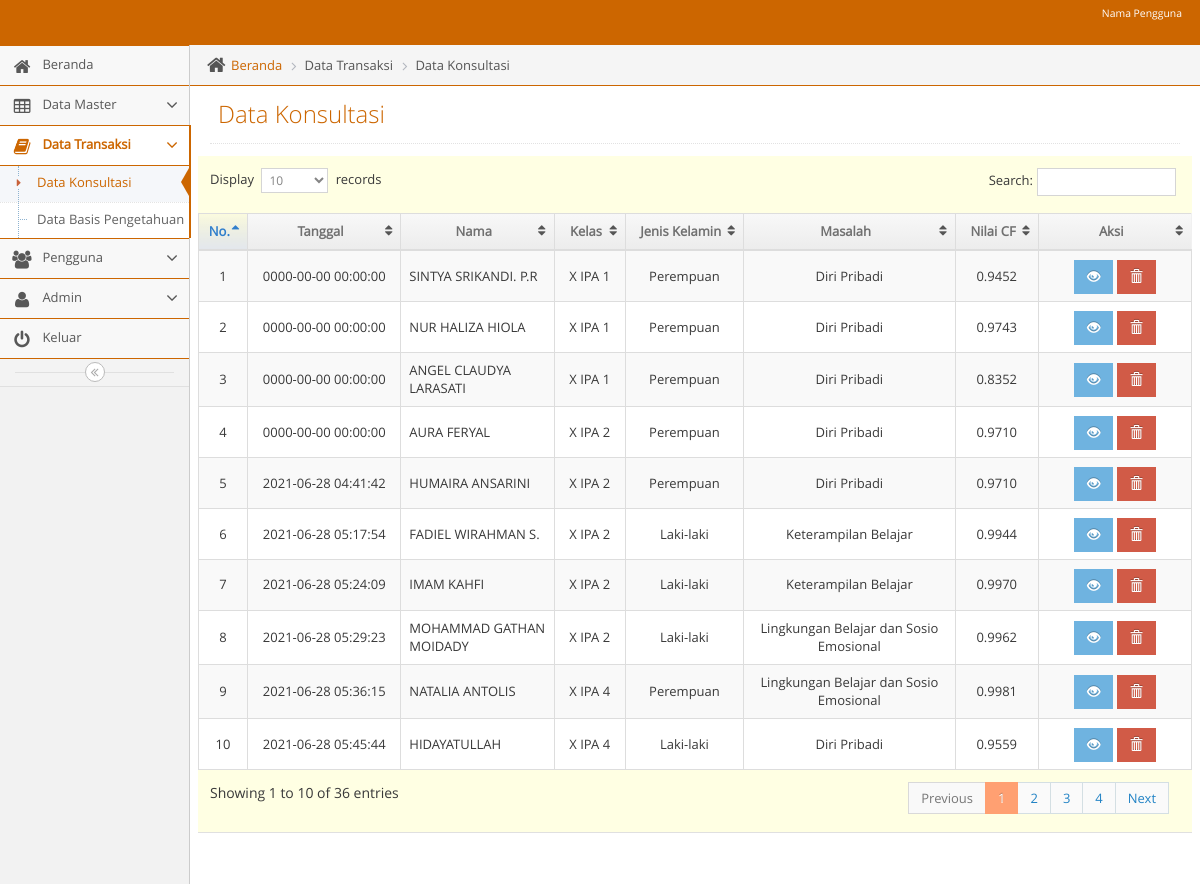
The page /admin/adminmainapp.php?unit=konsultasi_unit&act=datagrid (signed in) on the database its author committed.
### tables this page shows
CREATE TABLE `t_hasil` (
  `kode_hasil` int(11) NOT NULL,
  `bidang_masalah` text NOT NULL,
  `item_masalah` text NOT NULL,
  `nilai_cf` varchar(16) NOT NULL,
  `tanggal` datetime NOT NULL,
  `hasil_id` varchar(11) NOT NULL,
  `kode_siswa` varchar(11) NOT NULL
);

CREATE TABLE `t_siswa` (
  `id_siswa` int(11) NOT NULL,
  `kode_siswa` varchar(11) NOT NULL,
  `nama_siswa` varchar(100) NOT NULL,
  `jenis_kelamin` enum('Laki-laki','Perempuan') NOT NULL,
  `kelas` varchar(10) NOT NULL
);

CREATE TABLE `t_bidang_masalah` (
  `id_bidang_masalah` int(11) NOT NULL,
  `kode_bidang_masalah` varchar(5) NOT NULL,
  `nama_bidang_masalah` varchar(100) NOT NULL,
  `detail_bidang_masalah` varchar(1000) NOT NULL,
  `layanan` varchar(1000) NOT NULL,
  `detail_layanan` varchar(1000) NOT NULL
);

### admin/unit/konsultasi_unit.php (the view, shortened to what this page needs)
<?php
$act = $_GET['act'];
switch($act){
  case "datagrid":
?>
<?php
include("../admin/leftbar.php");
?>
<div class="main-content">
  <div class="main-content-inner">
    <div class="breadcrumbs ace-save-state" id="breadcrumbs">
      <ul class="breadcrumb">
        <li>
          <i class="ace-icon fa fa-home home-icon"></i>
          <a href="adminmainapp.php?unit=dashboard">Beranda</a>
        </li>
        <li>Data Transaksi</li>
        <li>Data Konsultasi</li>
      </ul>
    </div>
    <div class="page-content">
      <div class="page-header">
        <h1>Data Konsultasi</h1>
      </div>
      <div class="row">
        <div class="col-xs-12">
          <div class="row">
            <div class="box box-primary">
              <div class="box-body table-responsive padding">
                <table id="datatable" class="table table-striped table-bordered table-hover">
                  <thead>
                    <tr>
                      <th style="text-align: center; width: 6%">No.</th>
                      <th style="text-align: center; width: 15%">Tanggal</th>
                      <th style="text-align: center; width: 15%">Nama</th>
                      <th style="text-align: center; width: 8%">Kelas</th>
                      <th style="text-align: center; width: 12%">Jenis Kelamin</th>
                      <th style="text-align: center; width: 20%">Masalah</th>
                      <th style="text-align: center; width: 9%">Nilai CF</th>
                      <th style="text-align: center; width: 15%">Aksi</th>
                    </tr>
                  </thead>
                  <tbody>
                    <?php $no=1;
                      $qdatagrid ="SELECT
                        t_hasil.kode_hasil, t_hasil.tanggal, t_hasil.nilai_cf, t_hasil.hasil_id,
                        t_bidang_masalah.kode_bidang_masalah, t_bidang_masalah.nama_bidang_masalah,
                        t_siswa.kode_siswa, t_siswa.nama_siswa, t_siswa.kelas, t_siswa.jenis_kelamin
                        FROM
                          t_hasil
                        JOIN t_bidang_masalah ON t_hasil.hasil_id = t_bidang_masalah.kode_bidang_masalah
                        JOIN t_siswa ON t_hasil.kode_siswa = t_siswa.kode_siswa";
                      $rdatagrid = mysqli_query($mysqli, $qdatagrid);
                        while($ddatagrid=mysqli_fetch_assoc($rdatagrid)) {
                            echo "
                            <tr >
                              <td style= text-align:center;vertical-align:middle >$no</td>
                              <td style= text-align:center;vertical-align:middle>$ddatagrid[tanggal]</td>
                              <td style= text-align:left;vertical-align:middle>".ucwords("$ddatagrid[nama_siswa]")."</td>
                              <td style= text-align:center;vertical-align:middle>$ddatagrid[kelas]</td>
                              <td style= text-align:center;vertical-align:middle>$ddatagrid[jenis_kelamin]</td>
                              <td style= text-align:center;vertical-align:middle>$ddatagrid[nama_bidang_masalah]</td>
                              <td style= text-align:center;vertical-align:middle>$ddatagrid[nilai_cf]</td>
                              <td style=text-align:center;vertical-align:middle>
                                  <a href=?unit=konsultasi_unit&act=detail&kode_hasil=$ddatagrid[kode_hasil] class='btn btn-sm btn-info glyphicon glyphicon-eye-open'></a>
                                  <a href=# class='btn btn-sm btn-danger glyphicon glyphicon-trash' onclick='confirm($ddatagrid[kode_hasil])'></a>
                              </td>
                            </tr>
                            ";
                            $no++;
                          }
                      ?>
                  </tbody>
                </table>
              </div>
            </div>
          </div>
        </div>
      </div>
    </div>
  </div>
</div>
<?php
  include("../admin/footer.php");
?>
</body>
</html>
<?php
  break;
?>
<?php
}

### css/tentang/style.css (style rules this page uses)
html { font-family:sans-serif; -ms-text-size-adjust:100%; -webkit-text-size-adjust:100% }
body { margin:0 }
a { background-color:transparent }
h1 { font-size:2em; margin:.67em 0 }
table { border-collapse:collapse; border-spacing:0 }
td,th { padding:0 }
.border-box,article,body,code,dd,div,dl,dt,fieldset,footer,form,header,html,input[type=email],input[type=password],input[type=tel],input[type=text],input[type=url],li,main,ol,p,pre,section,textarea,ul { box-sizing:border-box }

### rows shown on the page
t_hasil: tanggal "0000-00-00 00:00:00", t_siswa.nama_siswa "SINTYA SRIKANDI. P.R", t_siswa.kelas "X IPA 1", t_siswa.jenis_kelamin "Perempuan", t_bidang_masalah.nama_bidang_masalah "Diri Pribadi", nilai_cf "0.9452"
t_hasil: tanggal "0000-00-00 00:00:00", t_siswa.nama_siswa "NUR HALIZA HIOLA", t_siswa.kelas "X IPA 1", t_siswa.jenis_kelamin "Perempuan", t_bidang_masalah.nama_bidang_masalah "Diri Pribadi", nilai_cf "0.9743"
t_hasil: tanggal "0000-00-00 00:00:00", t_siswa.nama_siswa "ANGEL CLAUDYA LARASATI", t_siswa.kelas "X IPA 1", t_siswa.jenis_kelamin "Perempuan", t_bidang_masalah.nama_bidang_masalah "Diri Pribadi", nilai_cf "0.8352"
t_hasil: tanggal "0000-00-00 00:00:00", t_siswa.nama_siswa "AURA FERYAL", t_siswa.kelas "X IPA 2", t_siswa.jenis_kelamin "Perempuan", t_bidang_masalah.nama_bidang_masalah "Diri Pribadi", nilai_cf "0.9710"
t_hasil: tanggal "2021-06-28 04:41:42", t_siswa.nama_siswa "HUMAIRA ANSARINI", t_siswa.kelas "X IPA 2", t_siswa.jenis_kelamin "Perempuan", t_bidang_masalah.nama_bidang_masalah "Diri Pribadi", nilai_cf "0.9710"
t_hasil: tanggal "2021-06-28 05:17:54", t_siswa.nama_siswa "FADIEL WIRAHMAN S.", t_siswa.kelas "X IPA 2", t_siswa.jenis_kelamin "Laki-laki", t_bidang_masalah.nama_bidang_masalah "Keterampilan Belajar", nilai_cf "0.9944"
t_hasil: tanggal "2021-06-28 05:24:09", t_siswa.nama_siswa "IMAM KAHFI", t_siswa.kelas "X IPA 2", t_siswa.jenis_kelamin "Laki-laki", t_bidang_masalah.nama_bidang_masalah "Keterampilan Belajar", nilai_cf "0.9970"
t_hasil: tanggal "2021-06-28 05:29:23", t_siswa.nama_siswa "MOHAMMAD GATHAN MOIDADY", t_siswa.kelas "X IPA 2", t_siswa.jenis_kelamin "Laki-laki", t_bidang_masalah.nama_bidang_masalah "Lingkungan Belajar dan Sosio Emosional", nilai_cf "0.9962"
t_hasil: tanggal "2021-06-28 05:36:15", t_siswa.nama_siswa "NATALIA ANTOLIS", t_siswa.kelas "X IPA 4", t_siswa.jenis_kelamin "Perempuan", t_bidang_masalah.nama_bidang_masalah "Lingkungan Belajar dan Sosio Emosional", nilai_cf "0.9981"
t_hasil: tanggal "2021-06-28 05:45:44", t_siswa.nama_siswa "HIDAYATULLAH", t_siswa.kelas "X IPA 4", t_siswa.jenis_kelamin "Laki-laki", t_bidang_masalah.nama_bidang_masalah "Diri Pribadi", nilai_cf "0.9559"
